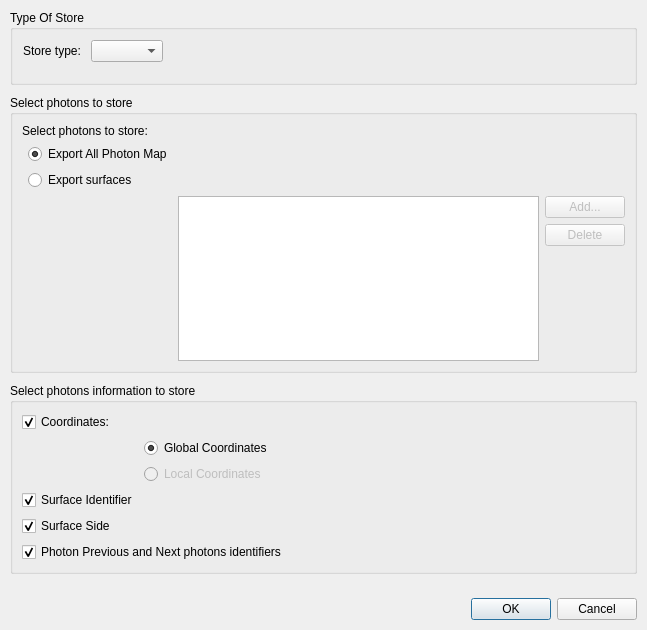
<?xml version="1.0" encoding="UTF-8"?>
<ui version="4.0">
 <class>ExportPhotonMapSettingsDialog</class>
 <widget class="QDialog" name="ExportPhotonMapSettingsDialog">
  <property name="geometry">
   <rect>
    <x>0</x>
    <y>0</y>
    <width>647</width>
    <height>630</height>
   </rect>
  </property>
  <property name="sizePolicy">
   <sizepolicy hsizetype="Preferred" vsizetype="Preferred">
    <horstretch>0</horstretch>
    <verstretch>0</verstretch>
   </sizepolicy>
  </property>
  <property name="maximumSize">
   <size>
    <width>16777215</width>
    <height>16777215</height>
   </size>
  </property>
  <property name="windowTitle">
   <string>Photon Map Export Settings</string>
  </property>
  <layout class="QVBoxLayout" name="mainLayout">
   <property name="spacing">
    <number>10</number>
   </property>
   <property name="margin">
    <number>10</number>
   </property>
   <item>
    <widget class="QGroupBox" name="storeTypeGroup">
     <property name="title">
      <string>Type Of Store</string>
     </property>
     <layout class="QGridLayout" name="typeStoreLayout">
      <property name="margin">
       <number>10</number>
      </property>
      <property name="spacing">
       <number>10</number>
      </property>
      <item row="0" column="2">
       <spacer name="horizontalSpacer">
        <property name="orientation">
         <enum>Qt::Horizontal</enum>
        </property>
        <property name="sizeHint" stdset="0">
         <size>
          <width>40</width>
          <height>20</height>
         </size>
        </property>
       </spacer>
      </item>
      <item row="0" column="0">
       <widget class="QLabel" name="storeTypeLabel">
        <property name="text">
         <string>Store type:</string>
        </property>
       </widget>
      </item>
      <item row="0" column="1">
       <widget class="QComboBox" name="storeTypeCombo"/>
      </item>
      <item row="2" column="1" colspan="2">
       <widget class="QStackedWidget" name="parametersWidget"/>
      </item>
     </layout>
    </widget>
   </item>
   <item>
    <widget class="QGroupBox" name="photonsStoreGroup">
     <property name="title">
      <string>Select photons to store</string>
     </property>
     <layout class="QGridLayout" name="gridLayout_2">
      <item row="0" column="0" colspan="2">
       <widget class="QLabel" name="label">
        <property name="text">
         <string>Select photons to store:</string>
        </property>
       </widget>
      </item>
      <item row="2" column="1">
       <widget class="QRadioButton" name="exportAllPhotonsRadio">
        <property name="text">
         <string>Export All Photon Map</string>
        </property>
        <property name="checked">
         <bool>true</bool>
        </property>
        <attribute name="buttonGroup">
         <string notr="true">buttonGroup</string>
        </attribute>
       </widget>
      </item>
      <item row="3" column="1">
       <widget class="QRadioButton" name="exportSurfaceRadioRadio">
        <property name="text">
         <string>Export surfaces</string>
        </property>
        <property name="checked">
         <bool>false</bool>
        </property>
        <property name="autoExclusive">
         <bool>true</bool>
        </property>
        <attribute name="buttonGroup">
         <string notr="true">buttonGroup</string>
        </attribute>
       </widget>
      </item>
      <item row="4" column="2" rowspan="5">
       <widget class="QListWidget" name="surfacesListWidget"/>
      </item>
      <item row="5" column="4">
       <widget class="QPushButton" name="deleteSurfaceButton">
        <property name="enabled">
         <bool>false</bool>
        </property>
        <property name="text">
         <string>Delete</string>
        </property>
       </widget>
      </item>
      <item row="7" column="4">
       <spacer name="verticalSpacer_2">
        <property name="orientation">
         <enum>Qt::Vertical</enum>
        </property>
        <property name="sizeHint" stdset="0">
         <size>
          <width>20</width>
          <height>40</height>
         </size>
        </property>
       </spacer>
      </item>
      <item row="4" column="4">
       <widget class="QPushButton" name="addSurfaceButton">
        <property name="enabled">
         <bool>false</bool>
        </property>
        <property name="sizePolicy">
         <sizepolicy hsizetype="Fixed" vsizetype="Fixed">
          <horstretch>0</horstretch>
          <verstretch>0</verstretch>
         </sizepolicy>
        </property>
        <property name="text">
         <string>Add...</string>
        </property>
        <property name="checkable">
         <bool>false</bool>
        </property>
        <property name="autoExclusive">
         <bool>false</bool>
        </property>
       </widget>
      </item>
     </layout>
    </widget>
   </item>
   <item>
    <widget class="QGroupBox" name="storeInfoGroup">
     <property name="title">
      <string>Select photons information to store</string>
     </property>
     <layout class="QGridLayout" name="gridLayout_4">
      <item row="3" column="1">
       <widget class="QRadioButton" name="localCoordinatesRadio">
        <property name="enabled">
         <bool>false</bool>
        </property>
        <property name="text">
         <string>Local Coordinates</string>
        </property>
       </widget>
      </item>
      <item row="1" column="0">
       <widget class="QCheckBox" name="coordCheck">
        <property name="text">
         <string>Coordinates:</string>
        </property>
        <property name="checked">
         <bool>true</bool>
        </property>
       </widget>
      </item>
      <item row="6" column="0" colspan="3">
       <widget class="QCheckBox" name="nextPreviousCheck">
        <property name="text">
         <string>Photon Previous and Next photons identifiers</string>
        </property>
        <property name="checked">
         <bool>true</bool>
        </property>
       </widget>
      </item>
      <item row="2" column="1">
       <widget class="QRadioButton" name="globalCoordinatesRadio">
        <property name="text">
         <string>Global Coordinates</string>
        </property>
        <property name="checked">
         <bool>true</bool>
        </property>
       </widget>
      </item>
      <item row="5" column="0" colspan="3">
       <widget class="QCheckBox" name="sideBox">
        <property name="text">
         <string>Surface Side</string>
        </property>
        <property name="checked">
         <bool>true</bool>
        </property>
       </widget>
      </item>
      <item row="2" column="2">
       <spacer name="horizontalSpacer_3">
        <property name="orientation">
         <enum>Qt::Horizontal</enum>
        </property>
        <property name="sizeHint" stdset="0">
         <size>
          <width>40</width>
          <height>20</height>
         </size>
        </property>
       </spacer>
      </item>
      <item row="4" column="0">
       <widget class="QCheckBox" name="surfaceIdenfierCheck">
        <property name="text">
         <string>Surface Identifier</string>
        </property>
        <property name="checked">
         <bool>true</bool>
        </property>
       </widget>
      </item>
     </layout>
    </widget>
   </item>
   <item>
    <spacer name="verticalSpacer">
     <property name="orientation">
      <enum>Qt::Vertical</enum>
     </property>
     <property name="sizeHint" stdset="0">
      <size>
       <width>20</width>
       <height>40</height>
      </size>
     </property>
    </spacer>
   </item>
   <item>
    <widget class="QDialogButtonBox" name="buttonBox">
     <property name="standardButtons">
      <set>QDialogButtonBox::Cancel|QDialogButtonBox::Ok</set>
     </property>
    </widget>
   </item>
  </layout>
 </widget>
 <resources>
  <include location="../../tonatiuh.qrc"/>
 </resources>
 <connections>
  <connection>
   <sender>buttonBox</sender>
   <signal>accepted()</signal>
   <receiver>ExportPhotonMapSettingsDialog</receiver>
   <slot>accept()</slot>
   <hints>
    <hint type="sourcelabel">
     <x>319</x>
     <y>441</y>
    </hint>
    <hint type="destinationlabel">
     <x>319</x>
     <y>232</y>
    </hint>
   </hints>
  </connection>
  <connection>
   <sender>buttonBox</sender>
   <signal>rejected()</signal>
   <receiver>ExportPhotonMapSettingsDialog</receiver>
   <slot>reject()</slot>
   <hints>
    <hint type="sourcelabel">
     <x>319</x>
     <y>441</y>
    </hint>
    <hint type="destinationlabel">
     <x>319</x>
     <y>232</y>
    </hint>
   </hints>
  </connection>
  <connection>
   <sender>exportSurfaceRadioRadio</sender>
   <signal>toggled(bool)</signal>
   <receiver>addSurfaceButton</receiver>
   <slot>setEnabled(bool)</slot>
   <hints>
    <hint type="sourcelabel">
     <x>128</x>
     <y>260</y>
    </hint>
    <hint type="destinationlabel">
     <x>334</x>
     <y>276</y>
    </hint>
   </hints>
  </connection>
  <connection>
   <sender>exportSurfaceRadioRadio</sender>
   <signal>toggled(bool)</signal>
   <receiver>deleteSurfaceButton</receiver>
   <slot>setEnabled(bool)</slot>
   <hints>
    <hint type="sourcelabel">
     <x>90</x>
     <y>372</y>
    </hint>
    <hint type="destinationlabel">
     <x>589</x>
     <y>427</y>
    </hint>
   </hints>
  </connection>
  <connection>
   <sender>coordCheck</sender>
   <signal>toggled(bool)</signal>
   <receiver>globalCoordinatesRadio</receiver>
   <slot>setEnabled(bool)</slot>
   <hints>
    <hint type="sourcelabel">
     <x>170</x>
     <y>431</y>
    </hint>
    <hint type="destinationlabel">
     <x>476</x>
     <y>431</y>
    </hint>
   </hints>
  </connection>
  <connection>
   <sender>coordCheck</sender>
   <signal>toggled(bool)</signal>
   <receiver>localCoordinatesRadio</receiver>
   <slot>setEnabled(bool)</slot>
   <hints>
    <hint type="sourcelabel">
     <x>170</x>
     <y>431</y>
    </hint>
    <hint type="destinationlabel">
     <x>476</x>
     <y>454</y>
    </hint>
   </hints>
  </connection>
  <connection>
   <sender>exportAllPhotonsRadio</sender>
   <signal>toggled(bool)</signal>
   <receiver>globalCoordinatesRadio</receiver>
   <slot>setChecked(bool)</slot>
   <hints>
    <hint type="sourcelabel">
     <x>90</x>
     <y>155</y>
    </hint>
    <hint type="destinationlabel">
     <x>167</x>
     <y>442</y>
    </hint>
   </hints>
  </connection>
  <connection>
   <sender>exportAllPhotonsRadio</sender>
   <signal>toggled(bool)</signal>
   <receiver>localCoordinatesRadio</receiver>
   <slot>setDisabled(bool)</slot>
   <hints>
    <hint type="sourcelabel">
     <x>90</x>
     <y>155</y>
    </hint>
    <hint type="destinationlabel">
     <x>167</x>
     <y>467</y>
    </hint>
   </hints>
  </connection>
  <connection>
   <sender>exportSurfaceRadioRadio</sender>
   <signal>toggled(bool)</signal>
   <receiver>label</receiver>
   <slot>setEnabled(bool)</slot>
   <hints>
    <hint type="sourcelabel">
     <x>90</x>
     <y>178</y>
    </hint>
    <hint type="destinationlabel">
     <x>87</x>
     <y>134</y>
    </hint>
   </hints>
  </connection>
  <connection>
   <sender>exportAllPhotonsRadio</sender>
   <signal>toggled(bool)</signal>
   <receiver>nextPreviousCheck</receiver>
   <slot>setEnabled(bool)</slot>
   <hints>
    <hint type="sourcelabel">
     <x>90</x>
     <y>135</y>
    </hint>
    <hint type="destinationlabel">
     <x>323</x>
     <y>503</y>
    </hint>
   </hints>
  </connection>
 </connections>
 <buttongroups>
  <buttongroup name="buttonGroup"/>
 </buttongroups>
</ui>
